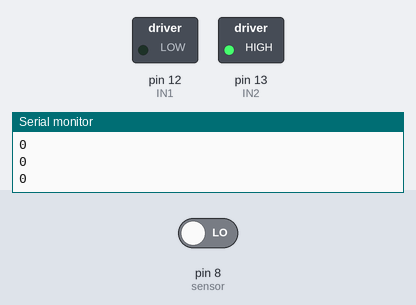
This sketch was run on a simulated Arduino Uno, built with avr-gcc and run on an emulated ATmega328P. Shown: switched loads named in the sketch (green lamp = pin HIGH), the last lines printed to the serial monitor. The test bench sets the inputs (shaded band); at power-on: pin 8 (sensor) LOW.

Above: at 1.2 s.
1.3 s: pin 8 (sensor) driven HIGH
At 2.2 s:
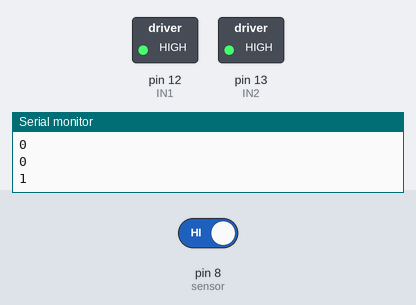
Timing chart, 0 to 4.3 s (numbered marks = the images above; inputs shaded):
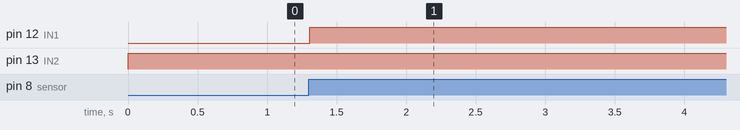

The sketch:

l298n-pir-test.ino
```cpp
//Programa : Controle 2 motores DC usando Ponte H L298N
//Autor : FILIPEFLOP

//Definicoes pinos Arduino ligados a entrada da Ponte H
int IN1 = 12;
int IN2 = 13;

int sensor = 8;
int state = LOW;
int val = 0;

void setup()
{
  //Define os pinos como saida
 pinMode(IN1, OUTPUT);
 pinMode(IN2, OUTPUT);
 pinMode(LED_BUILTIN, OUTPUT);
 pinMode(sensor, INPUT);
 Serial.begin(9600);

}

void loop()
{
  val = digitalRead(sensor);   // lê sensor
  Serial.println(val);
  if (val == HIGH) {
    //Gira o Motor A no sentido horario -- pra perto do motor
    digitalWrite(IN1, HIGH);
    digitalWrite(IN2, HIGH);
    delay(5000);

    if (state == LOW) {
      Serial.println("Motion detected!");
      state = HIGH;
    }
  }

  else {
    //Gira o Motor A no sentido horario -- pra perto do motor
    digitalWrite(IN1, LOW);
    digitalWrite(IN2, HIGH);

    if (state == HIGH){
      Serial.println("Motion stopped!");
      state = LOW;
    }
  }
}
```

Measured:
- after the input at 1.3 s, pin 12 (IN1): LOW → HIGH at once
